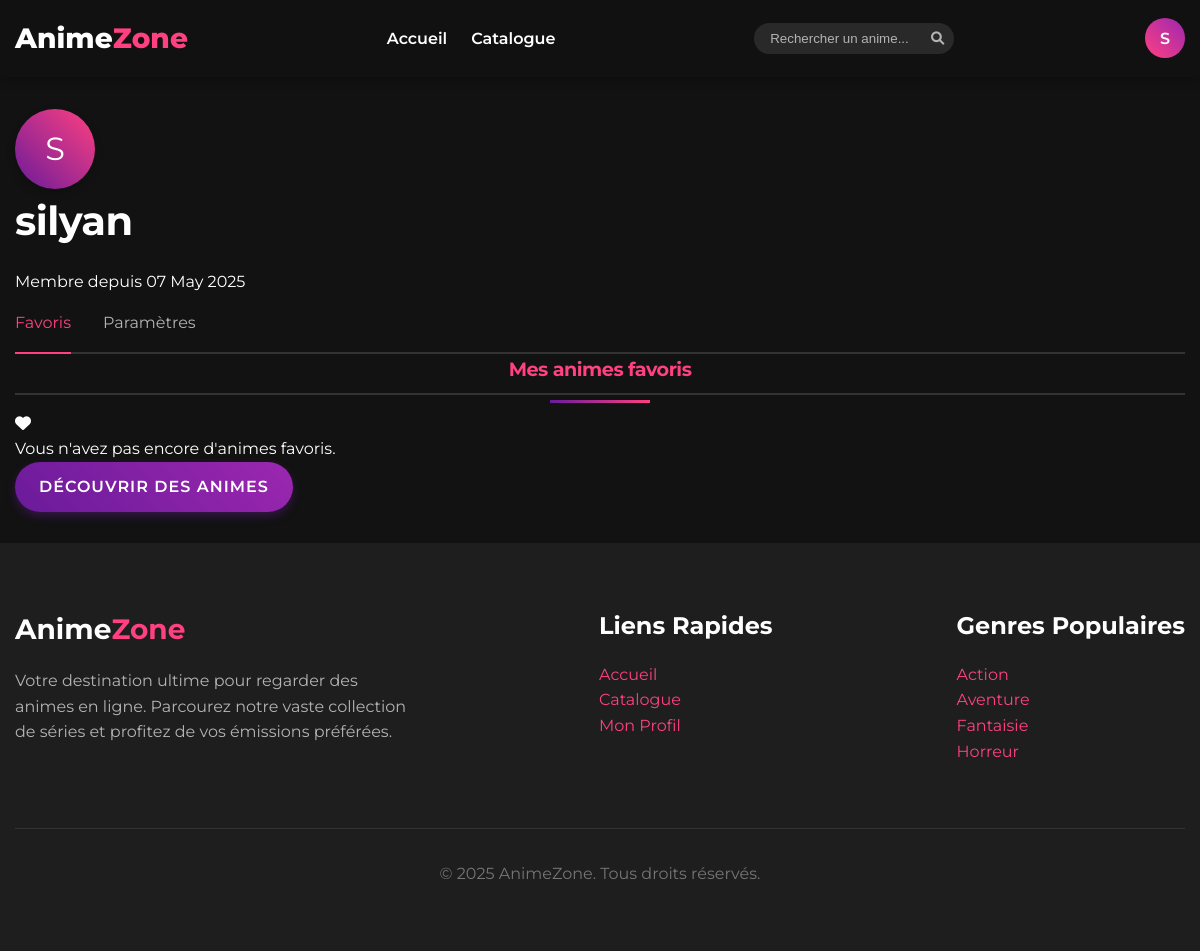
The page /profile (signed in) on the database its author committed.
### app.py (models this page shows, shortened)
class User(UserMixin, db.Model):
    id = db.Column(db.Integer, primary_key=True)
    username = db.Column(db.String(64), unique=True, nullable=False)
    password_hash = db.Column(db.String(256), nullable=False)
    created_at = db.Column(db.DateTime, default=datetime.datetime.utcnow)
    last_login = db.Column(db.DateTime, default=datetime.datetime.utcnow)

### app.py (the view)
@app.route('/profile')
@login_required
def profile():
    progress_data = UserProgress.query.filter_by(user_id=current_user.id).order_by(UserProgress.last_watched.desc()).all()
    anime_data = load_anime_data()
    watching_anime = []
    for progress in progress_data:
        anime = next((a for a in anime_data if int(a.get('id', 0)) == progress.anime_id), None)
        if anime:
            season = next((s for s in anime.get('seasons', []) if s.get('season_number') == progress.season_number), None)
            episode = None
            if season:
                episode = next((e for e in season.get('episodes', []) if e.get('episode_number') == progress.episode_number), None)
            watching_anime.append({
                'progress': progress,
                'anime': anime,
                'season': season,
                'episode': episode
            })
    favorites = UserFavorite.query.filter_by(user_id=current_user.id).all()
    favorite_anime = []
    for favorite in favorites:
        anime = next((a for a in anime_data if int(a.get('id', 0)) == favorite.anime_id), None)
        if anime:
            favorite_anime.append(anime)
    return render_template('profile_new.html',
                          watching_anime=watching_anime,
                          favorite_anime=favorite_anime)

### app.py (called while the page is built, shortened)
@login_manager.user_loader
def load_user(user_id):
    return User.query.get(int(user_id))

def ensure_anime_id_in_data(data):
    for anime in data:
        if 'anime_id' not in anime and 'id' in anime:
            anime['anime_id'] = anime['id']
    return data

### templates/profile_new.html (shortened to what this page needs)
{% extends 'base_new.html' %}
{% block content %}
<div class="container" style="margin-top: 2rem;">
    <div class="profile-header">
        <div class="profile-avatar-circle">
            <span>{{ current_user.username[0]|upper }}</span>
        </div>
        <div class="profile-info">
            <h1>{{ current_user.username }}</h1>
            <p>Membre depuis {{ current_user.created_at.strftime('%d %B %Y') }}</p>
        </div>
    </div>
    <div class="profile-tabs">
        <div class="tab-container">
            <div class="tab active" data-tab="favorites">
                <span class="tab-text">Favoris</span>
                <div class="tab-indicator"></div>
            </div>
            <a href="{{ url_for('settings') }}" class="tab">
                <span class="tab-text">Paramètres</span>
            </a>
        </div>
    </div>
    <div class="tab-content" id="favorites-content">
        <h2 class="section-title">Mes animes favoris</h2>
        {% if favorite_anime %}
        <div class="anime-grid">
            {% for anime in favorite_anime %}
            <a href="/anime/{{ anime.id }}" class="anime-card-link">
                <div class="anime-card fade-in">
                    <img src="{{ anime.image }}" alt="{{ anime.title }}" class="anime-card-image" loading="lazy">
                    <div class="anime-card-body">
                        <h3 class="anime-card-title">{{ anime.title }}</h3>
                        <div class="anime-card-genres">
                            {% for genre in anime.genres[:2] %}
                            <span class="genre-tag">{{ genre|capitalize }}</span>
                            {% endfor %}
                        </div>
                        <div class="anime-card-info">
                            <div class="anime-card-rating">
                                <span class="rating-star"><i class="fas fa-star"></i></span>
                                <span>{{ anime.rating }}</span>
                            </div>
                        </div>
                        <div class="anime-card-actions">
                            <span class="btn btn-primary">Voir l'anime</span>
                        </div>
                    </div>
                </div>
            </a>
            {% endfor %}
        </div>
        {% else %}
        <div class="empty-state">
            <i class="fas fa-heart"></i>
            <p>Vous n'avez pas encore d'animes favoris.</p>
            <a href="/search" class="btn btn-primary">Découvrir des animes</a>
        </div>
        {% endif %}
    </div>
</div>
{% endblock %}

### templates/base_new.html (shortened to what this page needs)
<!DOCTYPE html>
<html lang="en">
<head>
    <link rel="stylesheet" href="{{ url_for('static', filename='css/style.css') }}">
    <link rel="stylesheet" href="https://cdnjs.cloudflare.com/ajax/libs/font-awesome/6.0.0-beta3/css/all.min.css">
</head>
<body>
    <nav class="navbar">
        <div class="container navbar-container">
            <a href="/" class="navbar-brand">
                Anime<span>Zone</span>
            </a>
            <ul class="navbar-nav">
                <li class="nav-item">
                    <a href="/" class="nav-link">Accueil</a>
                </li>
                <li class="nav-item">
                    <a href="/search" class="nav-link">Catalogue</a>
                </li>
            </ul>
            <div class="search-container">
                <form id="searchForm" action="/search" method="GET">
                    <input type="text" id="searchInput" name="query" class="search-input" placeholder="Rechercher un anime..." autocomplete="off">
                    <button type="submit" class="search-button">
                        <i class="fas fa-search"></i>
                    </button>
                </form>
            </div>
            {% if current_user.is_authenticated %}
            <div class="user-menu">
                <div class="user-avatar" id="userAvatarToggle">
                    <span>{{ current_user.username[0]|upper }}</span>
                </div>
            </div>
            {% endif %}
        </div>
    </nav>
    {% block content %}{% endblock %}
    <footer class="section" style="background-color: var(--background-card); margin-top: 2rem;">
        <div class="container">
            <div style="display: flex; justify-content: space-between; flex-wrap: wrap;">
                <div style="margin-bottom: 2rem;">
                    <h3>Anime<span style="color: var(--accent-color);">Zone</span></h3>
                    <p style="color: var(--text-secondary); max-width: 400px;">
                        Votre destination ultime pour regarder des animes en ligne.
                        Parcourez notre vaste collection de séries et profitez de vos émissions préférées.
                    </p>
                </div>
                <div style="margin-bottom: 2rem;">
                    <h4>Liens Rapides</h4>
                    <ul style="list-style: none;">
                        <li><a href="/">Accueil</a></li>
                        <li><a href="/search">Catalogue</a></li>
                        {% if current_user.is_authenticated %}
                        <li><a href="{{ url_for('profile') }}">Mon Profil</a></li>
                        {% endif %}
                    </ul>
                </div>
                <div style="margin-bottom: 2rem;">
                    <h4>Genres Populaires</h4>
                    <ul style="list-style: none;">
                        <li><a href="/search?genre=action">Action</a></li>
                        <li><a href="/search?genre=adventure">Aventure</a></li>
                        <li><a href="/search?genre=fantasy">Fantaisie</a></li>
                        <li><a href="/search?genre=horror">Horreur</a></li>
                    </ul>
                </div>
            </div>
            <div style="text-align: center; margin-top: 2rem; padding-top: 2rem; border-top: 1px solid var(--border-color);">
                <p style="color: var(--text-muted);">
                    &copy; 2025 AnimeZone. Tous droits réservés.
                </p>
            </div>
        </div>
    </footer>
</body>
</html>

### static/css/style.css (style rules this page uses)
:root { --primary-color: #6a1b9a; --secondary-color: #9c27b0; --accent-color: #ff4081; --background-dark: #121212; --background-card: #1e1e1e; --text-primary: #ffffff; --text-secondary: #b3b3b3; --text-muted: #757575; --border-color: #333333; --shadow-color: rgba(0, 0, 0, 0.5); --news-color: #03a9f4; --upcoming-color: #4caf50; --page-transition-duration: 0.5s; }
body { animation: fadeInPage var(--page-transition-duration) ease-out forwards; }
* { margin: 0; padding: 0; box-sizing: border-box; -webkit-font-smoothing: antialiased; -moz-osx-font-smoothing: grayscale; }
body { font-family: 'Montserrat', 'Roboto', sans-serif; background-color: var(--background-dark); color: var(--text-primary); line-height: 1.6; overflow-x: hidden; scroll-behavior: smooth; will-change: transform; }
.navbar, .anime-card, .btn, .control-btn, .video-container, .fade-in, .hero, .filter-button { transform: translateZ(0); will-change: transform, opacity; backface-visibility: hidden; }
a { color: var(--accent-color); text-decoration: none; transition: all 0.3s ease; }
h1, h2, h3, h4, h5, h6 { font-weight: 700; margin-bottom: 1rem; }
h1 { font-size: 2.5rem; letter-spacing: -0.5px; }
h2 { font-size: 2rem; letter-spacing: -0.5px; }
h3 { font-size: 1.75rem; }
h4 { font-size: 1.5rem; }
.container { width: 100%; max-width: 1200px; margin: 0 auto; padding: 0 15px; }
.section { padding: 4rem 0; }
.section-title { text-align: center; margin-bottom: 2.5rem; position: relative; }
.section-title::after { content: ''; position: absolute; bottom: -10px; left: 50%; transform: translateX(-50%); width: 100px; height: 3px; background: linear-gradient(to right, var(--primary-color), var(--accent-color)); }
.navbar { background-color: rgba(18, 18, 18, 0.95); padding: 1rem 0; position: sticky; top: 0; z-index: 1000; backdrop-filter: blur(10px); box-shadow: 0 2px 10px rgba(0, 0, 0, 0.3); }
.navbar-container { display: flex; justify-content: space-between; align-items: center; }
.navbar-brand { font-size: 1.75rem; font-weight: 800; color: var(--text-primary); display: flex; align-items: center; }
.navbar-brand span { color: var(--accent-color); }
.navbar-nav { display: flex; list-style: none; }
.nav-item { margin-left: 1.5rem; }
.nav-link { color: var(--text-primary); font-weight: 600; position: relative; padding: 0.5rem 0; }
.nav-link::after { content: ''; position: absolute; bottom: 0; left: 0; width: 0; height: 2px; background-color: var(--accent-color); transition: width 0.3s ease; }
.search-container { position: relative; margin-left: 1.5rem; }
.search-input { padding: 0.5rem 1rem; padding-right: 2.5rem; border-radius: 20px; border: none; background-color: rgba(255, 255, 255, 0.1); color: var(--text-primary); width: 200px; transition: all 0.3s ease; }
.search-input::placeholder { color: var(--text-secondary); }
.search-button { position: absolute; right: 10px; top: 50%; transform: translateY(-50%); background: none; border: none; color: var(--text-secondary); cursor: pointer; transition: all 0.2s ease; }
.btn { display: inline-block; padding: 0.75rem 1.5rem; border-radius: 50px; font-weight: 600; text-transform: uppercase; letter-spacing: 1px; transition: all 0.3s ease; cursor: pointer; border: none; }
.btn-primary { background: linear-gradient(45deg, var(--primary-color), var(--secondary-color)); color: var(--text-primary); box-shadow: 0 4px 10px rgba(106, 27, 154, 0.4); }
.section-title { font-size: 1.2rem; color: var(--accent-color); margin-bottom: 1rem; padding-bottom: 0.5rem; border-bottom: 2px solid var(--border-color); }
.user-menu { position: relative; margin-left: 1rem; }
.user-avatar { width: 40px; height: 40px; border-radius: 50%; background: linear-gradient(45deg, var(--accent-color), var(--secondary-color)); display: flex; align-items: center; justify-content: center; color: white; font-weight: 600; cursor: pointer; transition: all 0.3s ease; }

### templates/base_new.html (style rules this page uses)
.user-menu { position: relative; margin-left: 1rem; }
.user-avatar { width: 40px; height: 40px; border-radius: 50%; background-color: var(--accent-color); display: flex; align-items: center; justify-content: center; color: white; font-weight: 600; cursor: pointer; transition: all 0.3s ease; }

### rows shown on the page
User: username "S", username "silyan", created_at "07 May 2025"
